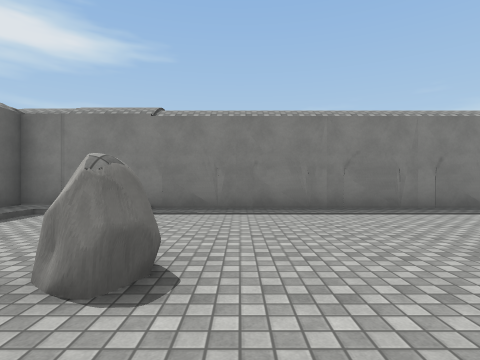
view 1 (above)

22 first-person views from a walk through a 3-D level made in the Unity game engine. The camera is 1.3 m above the floor, looks level and sees 80° across. The floor is counted in squares, 2 m on a side. Each view is taken from the middle of a square. On the plan, view 1 faces up. The plan holds only what a view shows up to about 9 squares ahead; the rest is blank. The place goes on beyond the plan. Surface patterns are stand-ins for the level's own textures.

view 2
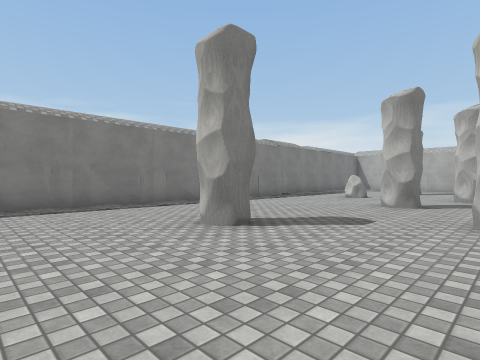

view 3
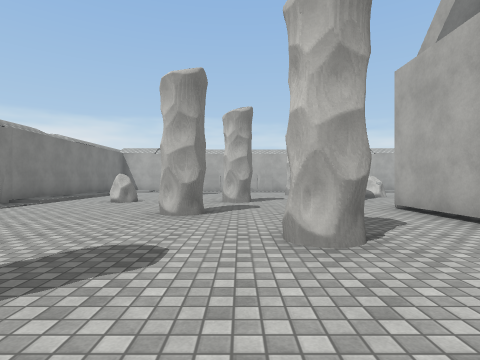

view 4
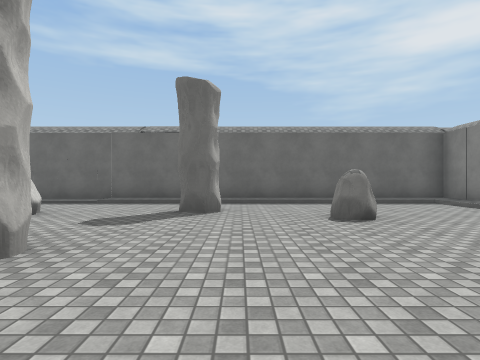

view 5
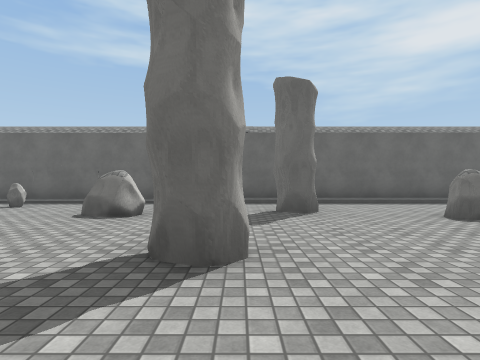

view 6
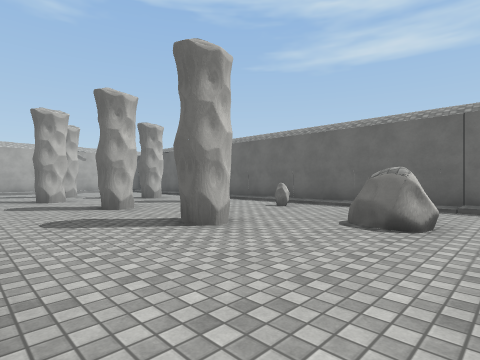

view 7
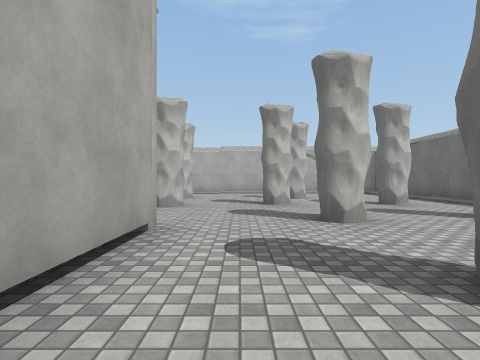

view 8
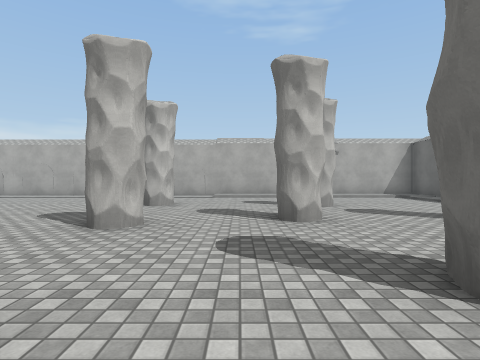

view 9
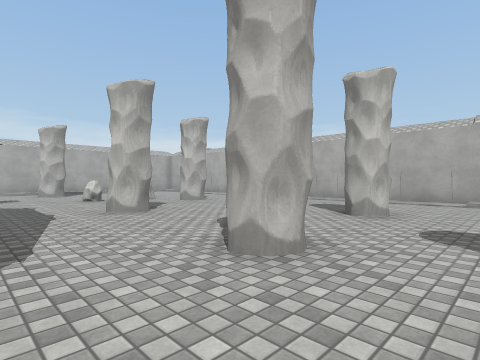

view 10
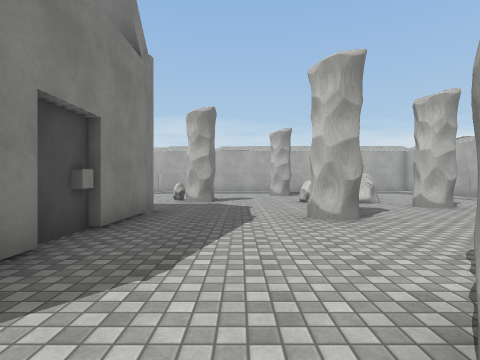

view 11
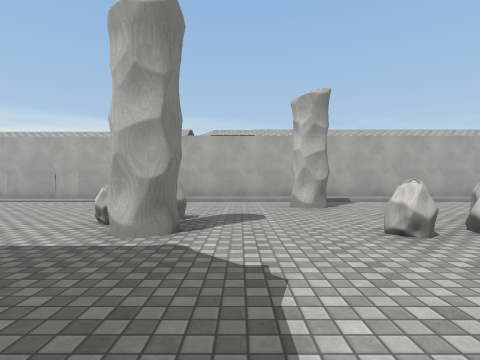

view 12
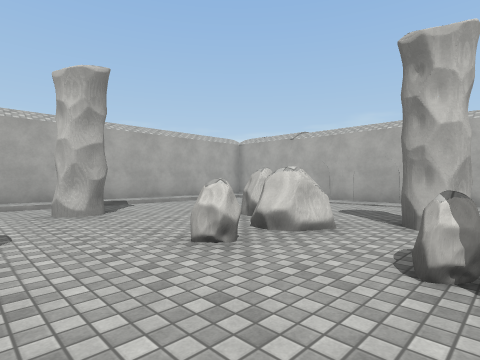

view 13
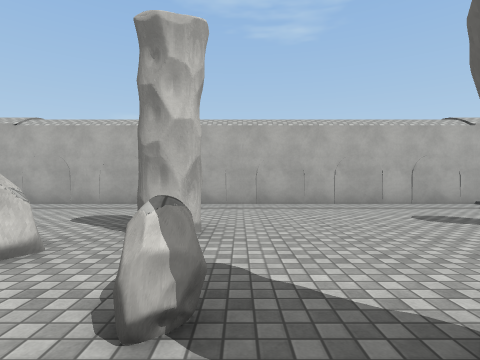

view 14
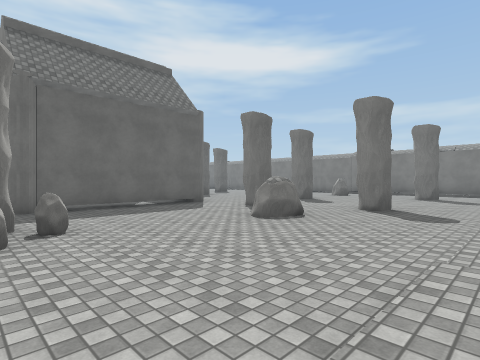

view 15
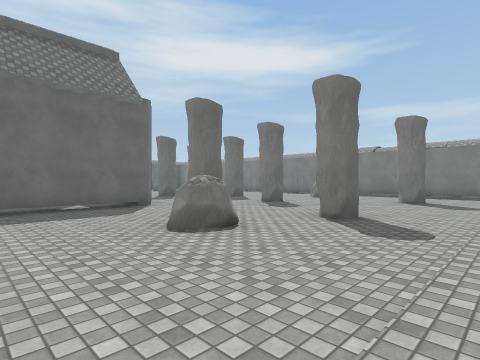

view 16
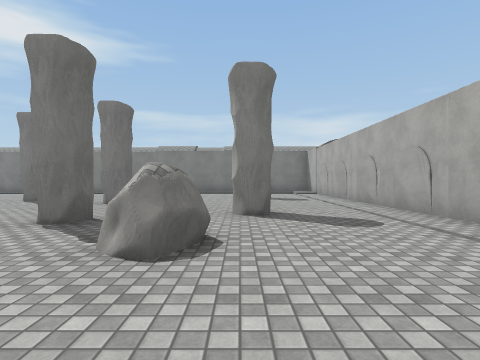

view 17
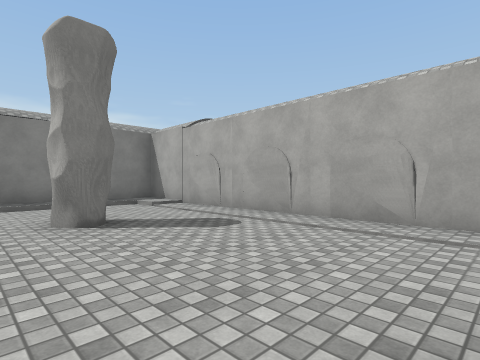

view 18
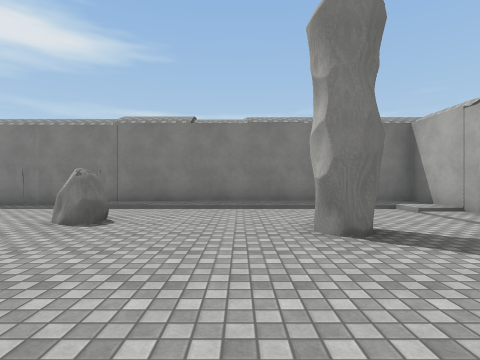

view 19
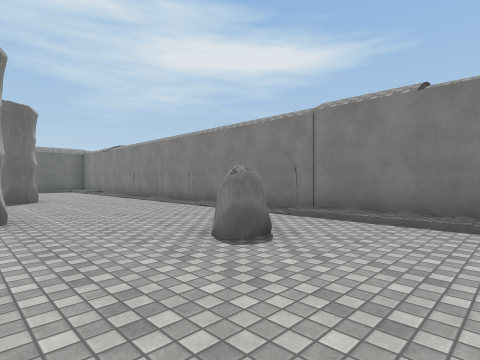

view 20
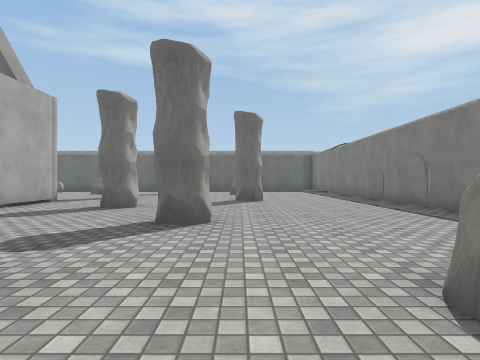

view 21
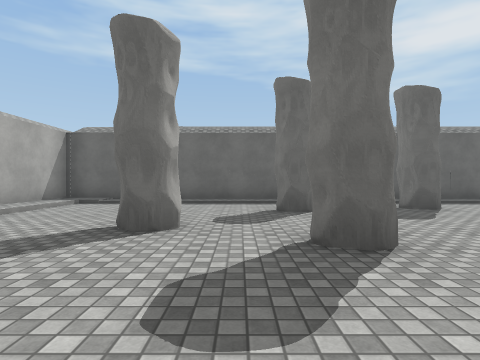

view 22
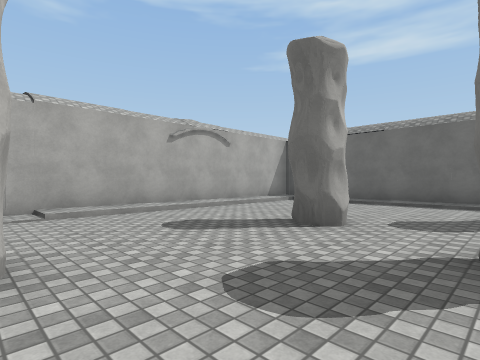

### Floor plan
Key: @ floor where view 1 was taken; # wall or solid block; . main floor; : floor 0.25 m higher than the main floor; / step, stairs or slope; R rock; C column; O other object.
Columns run from 5 left of view 1 to 18 right of it. Each row starts with its distance up from view 1.
  7 ########################
  6 #::/.........../:::::::#
  5 #/....................:#
  4 #/.....................#
  3 #/..............R..O...#
  2 #/..R...O..............#
  1 #/..........O#.........#
  0 #/...@..........O......#
 -1 #/.O......O............#
 -2 #/....O............O...#
 -3 #/..............#......#
 -4 #/.RR...C#####C.O......#
 -5 #/..R....#   ##...R....
 -6 #/.......#    #........
 -7 #/...O...#    #........
 -8 #/R......#   ##.......:
 -9 #/.......#####C..R....:
-10  /O..O...........OR...:
-11   ....................:
-12  /.......O............:#
-13 #/.O..O......OR.R...O.:#
-14 #/..............R.....:#
-15 #/...O...O......RRR...:#
-16 #/.......O.....O......:
-17 #/....................:
-18 #/..................
-19 #:::::::/.........../
-20 #####################

Positions as (right, up) in squares from view 1, and headings:
1: (0, 0), facing up
2: (0, -1), facing up-right
3: (2, 0), facing right
4: (4, 0), facing left
5: (4, -2), facing left
6: (3, -3), facing down-left
7: (2, -5), facing down
8: (2, -8), facing down
9: (2, -10), facing down-right
10: (3, -11), facing right
11: (8, -11), facing right
12: (9, -11), facing down-right
13: (9, -12), facing down
14: (17, -10), facing up-left
15: (17, -8), facing up-left
16: (14, -8), facing up
17: (13, -2), facing up-right
18: (13, -1), facing up
19: (13, 1), facing up-left
20: (12, 2), facing left
21: (4, -14), facing left
22: (4, -13), facing down-left
